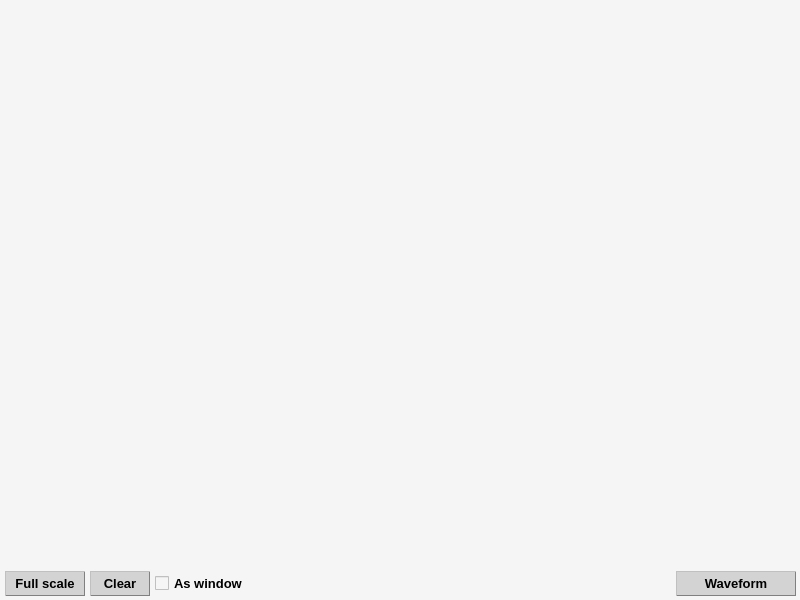
<?xml version="1.0" encoding="UTF-8"?>
<ui version="4.0">
 <class>Waveform_Viewer</class>
 <widget class="QWidget" name="Waveform_Viewer">
  <property name="geometry">
   <rect>
    <x>0</x>
    <y>0</y>
    <width>800</width>
    <height>600</height>
   </rect>
  </property>
  <property name="sizePolicy">
   <sizepolicy hsizetype="Expanding" vsizetype="Expanding">
    <horstretch>0</horstretch>
    <verstretch>0</verstretch>
   </sizepolicy>
  </property>
  <property name="minimumSize">
   <size>
    <width>200</width>
    <height>100</height>
   </size>
  </property>
  <property name="palette">
   <palette>
    <active>
     <colorrole role="WindowText">
      <brush brushstyle="SolidPattern">
       <color alpha="255">
        <red>0</red>
        <green>0</green>
        <blue>0</blue>
       </color>
      </brush>
     </colorrole>
     <colorrole role="Base">
      <brush brushstyle="SolidPattern">
       <color alpha="255">
        <red>245</red>
        <green>245</green>
        <blue>245</blue>
       </color>
      </brush>
     </colorrole>
     <colorrole role="Window">
      <brush brushstyle="SolidPattern">
       <color alpha="255">
        <red>245</red>
        <green>245</green>
        <blue>245</blue>
       </color>
      </brush>
     </colorrole>
    </active>
    <inactive>
     <colorrole role="WindowText">
      <brush brushstyle="SolidPattern">
       <color alpha="255">
        <red>0</red>
        <green>0</green>
        <blue>0</blue>
       </color>
      </brush>
     </colorrole>
     <colorrole role="Base">
      <brush brushstyle="SolidPattern">
       <color alpha="255">
        <red>245</red>
        <green>245</green>
        <blue>245</blue>
       </color>
      </brush>
     </colorrole>
     <colorrole role="Window">
      <brush brushstyle="SolidPattern">
       <color alpha="255">
        <red>245</red>
        <green>245</green>
        <blue>245</blue>
       </color>
      </brush>
     </colorrole>
    </inactive>
    <disabled>
     <colorrole role="WindowText">
      <brush brushstyle="SolidPattern">
       <color alpha="127">
        <red>255</red>
        <green>255</green>
        <blue>255</blue>
       </color>
      </brush>
     </colorrole>
     <colorrole role="Base">
      <brush brushstyle="SolidPattern">
       <color alpha="255">
        <red>245</red>
        <green>245</green>
        <blue>245</blue>
       </color>
      </brush>
     </colorrole>
     <colorrole role="Window">
      <brush brushstyle="SolidPattern">
       <color alpha="255">
        <red>245</red>
        <green>245</green>
        <blue>245</blue>
       </color>
      </brush>
     </colorrole>
    </disabled>
   </palette>
  </property>
  <property name="font">
   <font>
    <family>Tahoma</family>
    <pointsize>10</pointsize>
    <weight>75</weight>
    <bold>true</bold>
   </font>
  </property>
  <property name="windowTitle">
   <string>Form</string>
  </property>
  <widget class="QWidget" name="verticalLayoutWidget">
   <property name="geometry">
    <rect>
     <x>0</x>
     <y>0</y>
     <width>801</width>
     <height>601</height>
    </rect>
   </property>
   <layout class="QVBoxLayout" name="verticalLayout">
    <property name="spacing">
     <number>0</number>
    </property>
    <item>
     <widget class="QCustomPlot" name="diagram" native="true">
      <property name="sizePolicy">
       <sizepolicy hsizetype="Expanding" vsizetype="Expanding">
        <horstretch>0</horstretch>
        <verstretch>0</verstretch>
       </sizepolicy>
      </property>
      <property name="minimumSize">
       <size>
        <width>100</width>
        <height>70</height>
       </size>
      </property>
     </widget>
    </item>
    <item>
     <layout class="QHBoxLayout" name="horizontalLayout">
      <property name="spacing">
       <number>0</number>
      </property>
      <property name="leftMargin">
       <number>5</number>
      </property>
      <property name="topMargin">
       <number>5</number>
      </property>
      <property name="rightMargin">
       <number>5</number>
      </property>
      <property name="bottomMargin">
       <number>5</number>
      </property>
      <item>
       <widget class="QPushButton" name="pshBttn_fl_scl">
        <property name="sizePolicy">
         <sizepolicy hsizetype="Preferred" vsizetype="Fixed">
          <horstretch>0</horstretch>
          <verstretch>0</verstretch>
         </sizepolicy>
        </property>
        <property name="minimumSize">
         <size>
          <width>80</width>
          <height>25</height>
         </size>
        </property>
        <property name="maximumSize">
         <size>
          <width>200</width>
          <height>25</height>
         </size>
        </property>
        <property name="palette">
         <palette>
          <active>
           <colorrole role="WindowText">
            <brush brushstyle="SolidPattern">
             <color alpha="255">
              <red>0</red>
              <green>0</green>
              <blue>0</blue>
             </color>
            </brush>
           </colorrole>
           <colorrole role="Button">
            <brush brushstyle="SolidPattern">
             <color alpha="255">
              <red>211</red>
              <green>211</green>
              <blue>211</blue>
             </color>
            </brush>
           </colorrole>
           <colorrole role="Text">
            <brush brushstyle="SolidPattern">
             <color alpha="255">
              <red>0</red>
              <green>0</green>
              <blue>0</blue>
             </color>
            </brush>
           </colorrole>
           <colorrole role="ButtonText">
            <brush brushstyle="SolidPattern">
             <color alpha="255">
              <red>0</red>
              <green>0</green>
              <blue>0</blue>
             </color>
            </brush>
           </colorrole>
           <colorrole role="Base">
            <brush brushstyle="SolidPattern">
             <color alpha="255">
              <red>211</red>
              <green>211</green>
              <blue>211</blue>
             </color>
            </brush>
           </colorrole>
           <colorrole role="Window">
            <brush brushstyle="SolidPattern">
             <color alpha="255">
              <red>211</red>
              <green>211</green>
              <blue>211</blue>
             </color>
            </brush>
           </colorrole>
           <colorrole role="PlaceholderText">
            <brush brushstyle="SolidPattern">
             <color alpha="128">
              <red>0</red>
              <green>0</green>
              <blue>0</blue>
             </color>
            </brush>
           </colorrole>
          </active>
          <inactive>
           <colorrole role="WindowText">
            <brush brushstyle="SolidPattern">
             <color alpha="255">
              <red>0</red>
              <green>0</green>
              <blue>0</blue>
             </color>
            </brush>
           </colorrole>
           <colorrole role="Button">
            <brush brushstyle="SolidPattern">
             <color alpha="255">
              <red>211</red>
              <green>211</green>
              <blue>211</blue>
             </color>
            </brush>
           </colorrole>
           <colorrole role="Text">
            <brush brushstyle="SolidPattern">
             <color alpha="255">
              <red>0</red>
              <green>0</green>
              <blue>0</blue>
             </color>
            </brush>
           </colorrole>
           <colorrole role="ButtonText">
            <brush brushstyle="SolidPattern">
             <color alpha="255">
              <red>0</red>
              <green>0</green>
              <blue>0</blue>
             </color>
            </brush>
           </colorrole>
           <colorrole role="Base">
            <brush brushstyle="SolidPattern">
             <color alpha="255">
              <red>211</red>
              <green>211</green>
              <blue>211</blue>
             </color>
            </brush>
           </colorrole>
           <colorrole role="Window">
            <brush brushstyle="SolidPattern">
             <color alpha="255">
              <red>211</red>
              <green>211</green>
              <blue>211</blue>
             </color>
            </brush>
           </colorrole>
           <colorrole role="PlaceholderText">
            <brush brushstyle="SolidPattern">
             <color alpha="128">
              <red>0</red>
              <green>0</green>
              <blue>0</blue>
             </color>
            </brush>
           </colorrole>
          </inactive>
          <disabled>
           <colorrole role="WindowText">
            <brush brushstyle="SolidPattern">
             <color alpha="255">
              <red>0</red>
              <green>0</green>
              <blue>0</blue>
             </color>
            </brush>
           </colorrole>
           <colorrole role="Button">
            <brush brushstyle="SolidPattern">
             <color alpha="255">
              <red>173</red>
              <green>216</green>
              <blue>230</blue>
             </color>
            </brush>
           </colorrole>
           <colorrole role="Text">
            <brush brushstyle="SolidPattern">
             <color alpha="255">
              <red>0</red>
              <green>0</green>
              <blue>0</blue>
             </color>
            </brush>
           </colorrole>
           <colorrole role="ButtonText">
            <brush brushstyle="SolidPattern">
             <color alpha="255">
              <red>0</red>
              <green>0</green>
              <blue>0</blue>
             </color>
            </brush>
           </colorrole>
           <colorrole role="Base">
            <brush brushstyle="SolidPattern">
             <color alpha="255">
              <red>173</red>
              <green>216</green>
              <blue>230</blue>
             </color>
            </brush>
           </colorrole>
           <colorrole role="Window">
            <brush brushstyle="SolidPattern">
             <color alpha="255">
              <red>173</red>
              <green>216</green>
              <blue>230</blue>
             </color>
            </brush>
           </colorrole>
           <colorrole role="PlaceholderText">
            <brush brushstyle="SolidPattern">
             <color alpha="128">
              <red>231</red>
              <green>231</green>
              <blue>231</blue>
             </color>
            </brush>
           </colorrole>
          </disabled>
         </palette>
        </property>
        <property name="font">
         <font>
          <family>Tahoma</family>
          <pointsize>10</pointsize>
          <weight>75</weight>
          <bold>true</bold>
         </font>
        </property>
        <property name="styleSheet">
         <string notr="true">QPushButton:checked{
	background-color: lightblue;
	border-style: outset;
	color: black;
	font: bold 10p;
	border-style: outset;
	border-width: 1px;
	border-radius: 0px;
	border-color: blue;
	padding: 0px 0px;
}
QPushButton:pressed{
	background-color: lightblue;
	border-style: outset;
	color: black;
	font: bold 10p;
	border-style: outset;
	border-width: 1px;
	border-radius: 0px;
	border-color: blue;
	padding: 0px 0px;
}
QPushButton:disabled{
	background-color: lightblue;
	border-style: outset;
	color: black;
	font: bold 10p;
	border-style: outset;
	border-width: 1px;
	border-radius: 0px;
	border-color: blue;
	padding: 0px 0px;
}
QPushButton{
	background-color: lightGray;
	color: black;
	border-style: outset;
	border-width: 1px;
	border-radius: 0px;
	border-color: gray;
	padding: 0px 0px;
}
QPushButton:hover{
	border-style: outset;
	border-width: 1px;
	border-radius: 0px;
	border-color: royalblue;
}</string>
        </property>
        <property name="text">
         <string>Full scale</string>
        </property>
        <property name="autoDefault">
         <bool>false</bool>
        </property>
       </widget>
      </item>
      <item>
       <spacer name="horizontalSpacer_2">
        <property name="orientation">
         <enum>Qt::Horizontal</enum>
        </property>
        <property name="sizeType">
         <enum>QSizePolicy::Fixed</enum>
        </property>
        <property name="sizeHint" stdset="0">
         <size>
          <width>5</width>
          <height>20</height>
         </size>
        </property>
       </spacer>
      </item>
      <item>
       <widget class="QPushButton" name="pshBttn_clr">
        <property name="sizePolicy">
         <sizepolicy hsizetype="Preferred" vsizetype="Fixed">
          <horstretch>0</horstretch>
          <verstretch>0</verstretch>
         </sizepolicy>
        </property>
        <property name="minimumSize">
         <size>
          <width>60</width>
          <height>25</height>
         </size>
        </property>
        <property name="maximumSize">
         <size>
          <width>120</width>
          <height>25</height>
         </size>
        </property>
        <property name="palette">
         <palette>
          <active>
           <colorrole role="WindowText">
            <brush brushstyle="SolidPattern">
             <color alpha="255">
              <red>0</red>
              <green>0</green>
              <blue>0</blue>
             </color>
            </brush>
           </colorrole>
           <colorrole role="Button">
            <brush brushstyle="SolidPattern">
             <color alpha="255">
              <red>211</red>
              <green>211</green>
              <blue>211</blue>
             </color>
            </brush>
           </colorrole>
           <colorrole role="Text">
            <brush brushstyle="SolidPattern">
             <color alpha="255">
              <red>0</red>
              <green>0</green>
              <blue>0</blue>
             </color>
            </brush>
           </colorrole>
           <colorrole role="ButtonText">
            <brush brushstyle="SolidPattern">
             <color alpha="255">
              <red>0</red>
              <green>0</green>
              <blue>0</blue>
             </color>
            </brush>
           </colorrole>
           <colorrole role="Base">
            <brush brushstyle="SolidPattern">
             <color alpha="255">
              <red>211</red>
              <green>211</green>
              <blue>211</blue>
             </color>
            </brush>
           </colorrole>
           <colorrole role="Window">
            <brush brushstyle="SolidPattern">
             <color alpha="255">
              <red>211</red>
              <green>211</green>
              <blue>211</blue>
             </color>
            </brush>
           </colorrole>
           <colorrole role="PlaceholderText">
            <brush brushstyle="SolidPattern">
             <color alpha="128">
              <red>0</red>
              <green>0</green>
              <blue>0</blue>
             </color>
            </brush>
           </colorrole>
          </active>
          <inactive>
           <colorrole role="WindowText">
            <brush brushstyle="SolidPattern">
             <color alpha="255">
              <red>0</red>
              <green>0</green>
              <blue>0</blue>
             </color>
            </brush>
           </colorrole>
           <colorrole role="Button">
            <brush brushstyle="SolidPattern">
             <color alpha="255">
              <red>211</red>
              <green>211</green>
              <blue>211</blue>
             </color>
            </brush>
           </colorrole>
           <colorrole role="Text">
            <brush brushstyle="SolidPattern">
             <color alpha="255">
              <red>0</red>
              <green>0</green>
              <blue>0</blue>
             </color>
            </brush>
           </colorrole>
           <colorrole role="ButtonText">
            <brush brushstyle="SolidPattern">
             <color alpha="255">
              <red>0</red>
              <green>0</green>
              <blue>0</blue>
             </color>
            </brush>
           </colorrole>
           <colorrole role="Base">
            <brush brushstyle="SolidPattern">
             <color alpha="255">
              <red>211</red>
              <green>211</green>
              <blue>211</blue>
             </color>
            </brush>
           </colorrole>
           <colorrole role="Window">
            <brush brushstyle="SolidPattern">
             <color alpha="255">
              <red>211</red>
              <green>211</green>
              <blue>211</blue>
             </color>
            </brush>
           </colorrole>
           <colorrole role="PlaceholderText">
            <brush brushstyle="SolidPattern">
             <color alpha="128">
              <red>0</red>
              <green>0</green>
              <blue>0</blue>
             </color>
            </brush>
           </colorrole>
          </inactive>
          <disabled>
           <colorrole role="WindowText">
            <brush brushstyle="SolidPattern">
             <color alpha="255">
              <red>0</red>
              <green>0</green>
              <blue>0</blue>
             </color>
            </brush>
           </colorrole>
           <colorrole role="Button">
            <brush brushstyle="SolidPattern">
             <color alpha="255">
              <red>173</red>
              <green>216</green>
              <blue>230</blue>
             </color>
            </brush>
           </colorrole>
           <colorrole role="Text">
            <brush brushstyle="SolidPattern">
             <color alpha="255">
              <red>0</red>
              <green>0</green>
              <blue>0</blue>
             </color>
            </brush>
           </colorrole>
           <colorrole role="ButtonText">
            <brush brushstyle="SolidPattern">
             <color alpha="255">
              <red>0</red>
              <green>0</green>
              <blue>0</blue>
             </color>
            </brush>
           </colorrole>
           <colorrole role="Base">
            <brush brushstyle="SolidPattern">
             <color alpha="255">
              <red>173</red>
              <green>216</green>
              <blue>230</blue>
             </color>
            </brush>
           </colorrole>
           <colorrole role="Window">
            <brush brushstyle="SolidPattern">
             <color alpha="255">
              <red>173</red>
              <green>216</green>
              <blue>230</blue>
             </color>
            </brush>
           </colorrole>
           <colorrole role="PlaceholderText">
            <brush brushstyle="SolidPattern">
             <color alpha="128">
              <red>231</red>
              <green>231</green>
              <blue>231</blue>
             </color>
            </brush>
           </colorrole>
          </disabled>
         </palette>
        </property>
        <property name="font">
         <font>
          <family>Tahoma</family>
          <pointsize>10</pointsize>
          <weight>75</weight>
          <bold>true</bold>
         </font>
        </property>
        <property name="styleSheet">
         <string notr="true">QPushButton:checked{
	background-color: lightblue;
	border-style: outset;
	color: black;
	font: bold 10p;
	border-style: outset;
	border-width: 1px;
	border-radius: 0px;
	border-color: blue;
	padding: 0px 0px;
}
QPushButton:pressed{
	background-color: lightblue;
	border-style: outset;
	color: black;
	font: bold 10p;
	border-style: outset;
	border-width: 1px;
	border-radius: 0px;
	border-color: blue;
	padding: 0px 0px;
}
QPushButton:disabled{
	background-color: lightblue;
	border-style: outset;
	color: black;
	font: bold 10p;
	border-style: outset;
	border-width: 1px;
	border-radius: 0px;
	border-color: blue;
	padding: 0px 0px;
}
QPushButton{
	background-color: lightGray;
	color: black;
	border-style: outset;
	border-width: 1px;
	border-radius: 0px;
	border-color: gray;
	padding: 0px 0px;
}
QPushButton:hover{
	border-style: outset;
	border-width: 1px;
	border-radius: 0px;
	border-color: royalblue;
}</string>
        </property>
        <property name="text">
         <string>Clear</string>
        </property>
        <property name="autoDefault">
         <bool>false</bool>
        </property>
       </widget>
      </item>
      <item>
       <spacer name="horizontalSpacer_3">
        <property name="orientation">
         <enum>Qt::Horizontal</enum>
        </property>
        <property name="sizeType">
         <enum>QSizePolicy::Fixed</enum>
        </property>
        <property name="sizeHint" stdset="0">
         <size>
          <width>5</width>
          <height>20</height>
         </size>
        </property>
       </spacer>
      </item>
      <item>
       <widget class="QCheckBox" name="chckBx_as_wndw">
        <property name="sizePolicy">
         <sizepolicy hsizetype="Preferred" vsizetype="Fixed">
          <horstretch>0</horstretch>
          <verstretch>0</verstretch>
         </sizepolicy>
        </property>
        <property name="text">
         <string>As window</string>
        </property>
       </widget>
      </item>
      <item>
       <spacer name="horizontalSpacer">
        <property name="orientation">
         <enum>Qt::Horizontal</enum>
        </property>
        <property name="sizeHint" stdset="0">
         <size>
          <width>40</width>
          <height>20</height>
         </size>
        </property>
       </spacer>
      </item>
      <item>
       <widget class="QPushButton" name="pshBttn_open_save_wvfrm">
        <property name="sizePolicy">
         <sizepolicy hsizetype="Preferred" vsizetype="Fixed">
          <horstretch>0</horstretch>
          <verstretch>0</verstretch>
         </sizepolicy>
        </property>
        <property name="minimumSize">
         <size>
          <width>120</width>
          <height>25</height>
         </size>
        </property>
        <property name="maximumSize">
         <size>
          <width>200</width>
          <height>25</height>
         </size>
        </property>
        <property name="palette">
         <palette>
          <active>
           <colorrole role="WindowText">
            <brush brushstyle="SolidPattern">
             <color alpha="255">
              <red>0</red>
              <green>0</green>
              <blue>0</blue>
             </color>
            </brush>
           </colorrole>
           <colorrole role="Button">
            <brush brushstyle="SolidPattern">
             <color alpha="255">
              <red>211</red>
              <green>211</green>
              <blue>211</blue>
             </color>
            </brush>
           </colorrole>
           <colorrole role="Text">
            <brush brushstyle="SolidPattern">
             <color alpha="255">
              <red>0</red>
              <green>0</green>
              <blue>0</blue>
             </color>
            </brush>
           </colorrole>
           <colorrole role="ButtonText">
            <brush brushstyle="SolidPattern">
             <color alpha="255">
              <red>0</red>
              <green>0</green>
              <blue>0</blue>
             </color>
            </brush>
           </colorrole>
           <colorrole role="Base">
            <brush brushstyle="SolidPattern">
             <color alpha="255">
              <red>211</red>
              <green>211</green>
              <blue>211</blue>
             </color>
            </brush>
           </colorrole>
           <colorrole role="Window">
            <brush brushstyle="SolidPattern">
             <color alpha="255">
              <red>211</red>
              <green>211</green>
              <blue>211</blue>
             </color>
            </brush>
           </colorrole>
           <colorrole role="PlaceholderText">
            <brush brushstyle="SolidPattern">
             <color alpha="128">
              <red>0</red>
              <green>0</green>
              <blue>0</blue>
             </color>
            </brush>
           </colorrole>
          </active>
          <inactive>
           <colorrole role="WindowText">
            <brush brushstyle="SolidPattern">
             <color alpha="255">
              <red>0</red>
              <green>0</green>
              <blue>0</blue>
             </color>
            </brush>
           </colorrole>
           <colorrole role="Button">
            <brush brushstyle="SolidPattern">
             <color alpha="255">
              <red>211</red>
              <green>211</green>
              <blue>211</blue>
             </color>
            </brush>
           </colorrole>
           <colorrole role="Text">
            <brush brushstyle="SolidPattern">
             <color alpha="255">
              <red>0</red>
              <green>0</green>
              <blue>0</blue>
             </color>
            </brush>
           </colorrole>
           <colorrole role="ButtonText">
            <brush brushstyle="SolidPattern">
             <color alpha="255">
              <red>0</red>
              <green>0</green>
              <blue>0</blue>
             </color>
            </brush>
           </colorrole>
           <colorrole role="Base">
            <brush brushstyle="SolidPattern">
             <color alpha="255">
              <red>211</red>
              <green>211</green>
              <blue>211</blue>
             </color>
            </brush>
           </colorrole>
           <colorrole role="Window">
            <brush brushstyle="SolidPattern">
             <color alpha="255">
              <red>211</red>
              <green>211</green>
              <blue>211</blue>
             </color>
            </brush>
           </colorrole>
           <colorrole role="PlaceholderText">
            <brush brushstyle="SolidPattern">
             <color alpha="128">
              <red>0</red>
              <green>0</green>
              <blue>0</blue>
             </color>
            </brush>
           </colorrole>
          </inactive>
          <disabled>
           <colorrole role="WindowText">
            <brush brushstyle="SolidPattern">
             <color alpha="255">
              <red>0</red>
              <green>0</green>
              <blue>0</blue>
             </color>
            </brush>
           </colorrole>
           <colorrole role="Button">
            <brush brushstyle="SolidPattern">
             <color alpha="255">
              <red>173</red>
              <green>216</green>
              <blue>230</blue>
             </color>
            </brush>
           </colorrole>
           <colorrole role="Text">
            <brush brushstyle="SolidPattern">
             <color alpha="255">
              <red>0</red>
              <green>0</green>
              <blue>0</blue>
             </color>
            </brush>
           </colorrole>
           <colorrole role="ButtonText">
            <brush brushstyle="SolidPattern">
             <color alpha="255">
              <red>0</red>
              <green>0</green>
              <blue>0</blue>
             </color>
            </brush>
           </colorrole>
           <colorrole role="Base">
            <brush brushstyle="SolidPattern">
             <color alpha="255">
              <red>173</red>
              <green>216</green>
              <blue>230</blue>
             </color>
            </brush>
           </colorrole>
           <colorrole role="Window">
            <brush brushstyle="SolidPattern">
             <color alpha="255">
              <red>173</red>
              <green>216</green>
              <blue>230</blue>
             </color>
            </brush>
           </colorrole>
           <colorrole role="PlaceholderText">
            <brush brushstyle="SolidPattern">
             <color alpha="128">
              <red>231</red>
              <green>231</green>
              <blue>231</blue>
             </color>
            </brush>
           </colorrole>
          </disabled>
         </palette>
        </property>
        <property name="font">
         <font>
          <family>Tahoma</family>
          <pointsize>10</pointsize>
          <weight>75</weight>
          <bold>true</bold>
         </font>
        </property>
        <property name="styleSheet">
         <string notr="true">QPushButton:checked{
	background-color: lightblue;
	border-style: outset;
	color: black;
	font: bold 10p;
	border-style: outset;
	border-width: 1px;
	border-radius: 0px;
	border-color: blue;
	padding: 0px 0px;
}
QPushButton:pressed{
	background-color: lightblue;
	border-style: outset;
	color: black;
	font: bold 10p;
	border-style: outset;
	border-width: 1px;
	border-radius: 0px;
	border-color: blue;
	padding: 0px 0px;
}
QPushButton:disabled{
	background-color: lightblue;
	border-style: outset;
	color: black;
	font: bold 10p;
	border-style: outset;
	border-width: 1px;
	border-radius: 0px;
	border-color: blue;
	padding: 0px 0px;
}
QPushButton{
	background-color: lightGray;
	color: black;
	border-style: outset;
	border-width: 1px;
	border-radius: 0px;
	border-color: gray;
	padding: 0px 0px;
}
QPushButton:hover{
	border-style: outset;
	border-width: 1px;
	border-radius: 0px;
	border-color: royalblue;
}</string>
        </property>
        <property name="text">
         <string>Waveform</string>
        </property>
        <property name="autoDefault">
         <bool>false</bool>
        </property>
       </widget>
      </item>
     </layout>
    </item>
   </layout>
  </widget>
 </widget>
 <customwidgets>
  <customwidget>
   <class>QCustomPlot</class>
   <extends>QWidget</extends>
   <header location="global">qcustomplot.h</header>
   <container>1</container>
  </customwidget>
 </customwidgets>
 <resources/>
 <connections/>
</ui>
